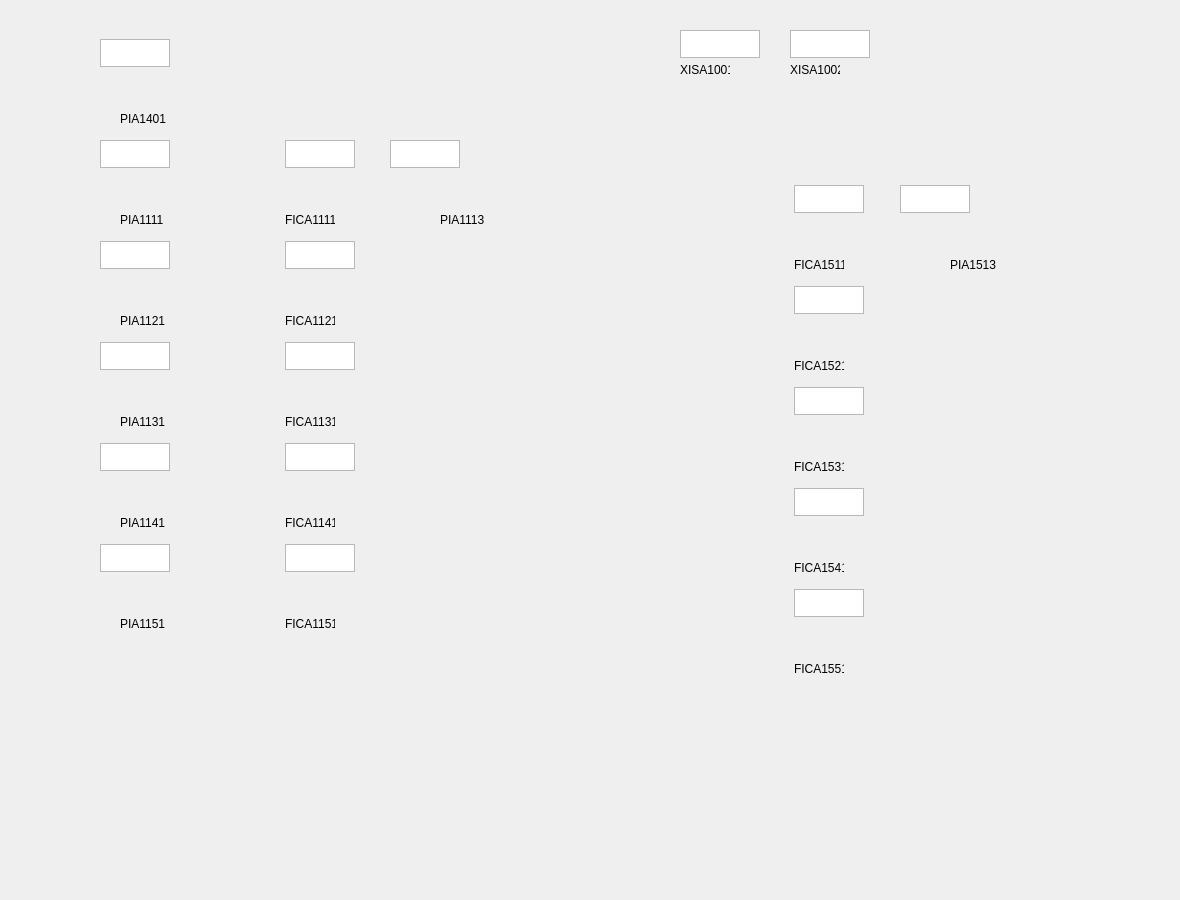
<?xml version="1.0" encoding="UTF-8"?>
<ui version="4.0">
 <class>FormGasFeed</class>
 <widget class="QWidget" name="FormGasFeed">
  <property name="geometry">
   <rect>
    <x>0</x>
    <y>0</y>
    <width>1180</width>
    <height>900</height>
   </rect>
  </property>
  <property name="windowTitle">
   <string>Form</string>
  </property>
  <property name="autoFillBackground">
   <bool>true</bool>
  </property>
  <property name="styleSheet">
   <string notr="true"/>
  </property>
  <widget class="QTextEdit" name="textEdit_FICA1111">
   <property name="geometry">
    <rect>
     <x>285</x>
     <y>140</y>
     <width>70</width>
     <height>28</height>
    </rect>
   </property>
   <property name="font">
    <font>
     <family>Tahoma</family>
     <pointsize>11</pointsize>
    </font>
   </property>
   <property name="readOnly">
    <bool>true</bool>
   </property>
   <property name="acceptRichText">
    <bool>true</bool>
   </property>
  </widget>
  <widget class="QLabel" name="label_background">
   <property name="geometry">
    <rect>
     <x>0</x>
     <y>0</y>
     <width>1180</width>
     <height>900</height>
    </rect>
   </property>
   <property name="cursor">
    <cursorShape>ArrowCursor</cursorShape>
   </property>
   <property name="contextMenuPolicy">
    <enum>Qt::NoContextMenu</enum>
   </property>
   <property name="autoFillBackground">
    <bool>true</bool>
   </property>
   <property name="pixmap">
    <pixmap resource="res.qrc">:/ui_ctrls/Res/layout1.png</pixmap>
   </property>
   <property name="alignment">
    <set>Qt::AlignLeading|Qt::AlignLeft|Qt::AlignTop</set>
   </property>
  </widget>
  <widget class="QLabel" name="label_FICA1111">
   <property name="geometry">
    <rect>
     <x>285</x>
     <y>174</y>
     <width>36</width>
     <height>38</height>
    </rect>
   </property>
   <property name="cursor">
    <cursorShape>PointingHandCursor</cursorShape>
   </property>
   <property name="text">
    <string/>
   </property>
   <property name="pixmap">
    <pixmap resource="res.qrc">:/ui_ctrls/UICtrls/Res/mfc.png</pixmap>
   </property>
  </widget>
  <widget class="QLabel" name="txt_label_FICA1111">
   <property name="geometry">
    <rect>
     <x>285</x>
     <y>210</y>
     <width>50</width>
     <height>20</height>
    </rect>
   </property>
   <property name="cursor">
    <cursorShape>ArrowCursor</cursorShape>
   </property>
   <property name="toolTip">
    <string>固定床H2质量流量控制器</string>
   </property>
   <property name="text">
    <string>FICA1111</string>
   </property>
  </widget>
  <widget class="QTextEdit" name="textEdit_FICA1121">
   <property name="geometry">
    <rect>
     <x>285</x>
     <y>241</y>
     <width>70</width>
     <height>28</height>
    </rect>
   </property>
   <property name="font">
    <font>
     <family>Tahoma</family>
     <pointsize>11</pointsize>
    </font>
   </property>
   <property name="readOnly">
    <bool>true</bool>
   </property>
   <property name="acceptRichText">
    <bool>true</bool>
   </property>
  </widget>
  <widget class="QLabel" name="label_FICA1121">
   <property name="geometry">
    <rect>
     <x>285</x>
     <y>275</y>
     <width>36</width>
     <height>38</height>
    </rect>
   </property>
   <property name="cursor">
    <cursorShape>PointingHandCursor</cursorShape>
   </property>
   <property name="text">
    <string/>
   </property>
   <property name="pixmap">
    <pixmap resource="res.qrc">:/ui_ctrls/UICtrls/Res/mfc.png</pixmap>
   </property>
  </widget>
  <widget class="QLabel" name="label_FICA1131">
   <property name="geometry">
    <rect>
     <x>286</x>
     <y>376</y>
     <width>36</width>
     <height>38</height>
    </rect>
   </property>
   <property name="cursor">
    <cursorShape>PointingHandCursor</cursorShape>
   </property>
   <property name="text">
    <string/>
   </property>
   <property name="pixmap">
    <pixmap resource="res.qrc">:/ui_ctrls/UICtrls/Res/mfc.png</pixmap>
   </property>
  </widget>
  <widget class="QLabel" name="label_FICA1141">
   <property name="geometry">
    <rect>
     <x>286</x>
     <y>477</y>
     <width>36</width>
     <height>38</height>
    </rect>
   </property>
   <property name="cursor">
    <cursorShape>PointingHandCursor</cursorShape>
   </property>
   <property name="text">
    <string/>
   </property>
   <property name="pixmap">
    <pixmap resource="res.qrc">:/ui_ctrls/UICtrls/Res/mfc.png</pixmap>
   </property>
  </widget>
  <widget class="QLabel" name="label_FICA1151">
   <property name="geometry">
    <rect>
     <x>286</x>
     <y>578</y>
     <width>36</width>
     <height>38</height>
    </rect>
   </property>
   <property name="cursor">
    <cursorShape>PointingHandCursor</cursorShape>
   </property>
   <property name="text">
    <string/>
   </property>
   <property name="pixmap">
    <pixmap resource="res.qrc">:/ui_ctrls/UICtrls/Res/mfc.png</pixmap>
   </property>
  </widget>
  <widget class="QTextEdit" name="textEdit_FICA1131">
   <property name="geometry">
    <rect>
     <x>285</x>
     <y>342</y>
     <width>70</width>
     <height>28</height>
    </rect>
   </property>
   <property name="font">
    <font>
     <family>Tahoma</family>
     <pointsize>11</pointsize>
    </font>
   </property>
   <property name="readOnly">
    <bool>true</bool>
   </property>
   <property name="acceptRichText">
    <bool>true</bool>
   </property>
  </widget>
  <widget class="QTextEdit" name="textEdit_FICA1141">
   <property name="geometry">
    <rect>
     <x>285</x>
     <y>443</y>
     <width>70</width>
     <height>28</height>
    </rect>
   </property>
   <property name="font">
    <font>
     <family>Tahoma</family>
     <pointsize>11</pointsize>
    </font>
   </property>
   <property name="readOnly">
    <bool>true</bool>
   </property>
   <property name="acceptRichText">
    <bool>true</bool>
   </property>
  </widget>
  <widget class="QTextEdit" name="textEdit_FICA1151">
   <property name="geometry">
    <rect>
     <x>285</x>
     <y>544</y>
     <width>70</width>
     <height>28</height>
    </rect>
   </property>
   <property name="font">
    <font>
     <family>Tahoma</family>
     <pointsize>11</pointsize>
    </font>
   </property>
   <property name="readOnly">
    <bool>true</bool>
   </property>
   <property name="acceptRichText">
    <bool>true</bool>
   </property>
  </widget>
  <widget class="QLabel" name="txt_label_FICA1121">
   <property name="geometry">
    <rect>
     <x>285</x>
     <y>311</y>
     <width>50</width>
     <height>20</height>
    </rect>
   </property>
   <property name="cursor">
    <cursorShape>ArrowCursor</cursorShape>
   </property>
   <property name="toolTip">
    <string>固定床CO质量流量控制器</string>
   </property>
   <property name="text">
    <string>FICA1121</string>
   </property>
  </widget>
  <widget class="QLabel" name="txt_label_FICA1131">
   <property name="geometry">
    <rect>
     <x>285</x>
     <y>412</y>
     <width>50</width>
     <height>20</height>
    </rect>
   </property>
   <property name="cursor">
    <cursorShape>ArrowCursor</cursorShape>
   </property>
   <property name="toolTip">
    <string>固定床N2质量流量控制器</string>
   </property>
   <property name="text">
    <string>FICA1131</string>
   </property>
  </widget>
  <widget class="QLabel" name="txt_label_FICA1141">
   <property name="geometry">
    <rect>
     <x>285</x>
     <y>513</y>
     <width>50</width>
     <height>20</height>
    </rect>
   </property>
   <property name="cursor">
    <cursorShape>ArrowCursor</cursorShape>
   </property>
   <property name="toolTip">
    <string>固定床CO2质量流量控制器</string>
   </property>
   <property name="text">
    <string>FICA1141</string>
   </property>
  </widget>
  <widget class="QLabel" name="txt_label_FICA1151">
   <property name="geometry">
    <rect>
     <x>285</x>
     <y>614</y>
     <width>50</width>
     <height>20</height>
    </rect>
   </property>
   <property name="cursor">
    <cursorShape>ArrowCursor</cursorShape>
   </property>
   <property name="toolTip">
    <string>固定床C2H4质量流量控制器</string>
   </property>
   <property name="text">
    <string>FICA1151</string>
   </property>
  </widget>
  <widget class="QLabel" name="label_FICA1511">
   <property name="geometry">
    <rect>
     <x>794</x>
     <y>219</y>
     <width>36</width>
     <height>38</height>
    </rect>
   </property>
   <property name="cursor">
    <cursorShape>PointingHandCursor</cursorShape>
   </property>
   <property name="text">
    <string/>
   </property>
   <property name="pixmap">
    <pixmap resource="res.qrc">:/ui_ctrls/UICtrls/Res/mfc.png</pixmap>
   </property>
  </widget>
  <widget class="QLabel" name="label_FICA1521">
   <property name="geometry">
    <rect>
     <x>794</x>
     <y>320</y>
     <width>36</width>
     <height>38</height>
    </rect>
   </property>
   <property name="cursor">
    <cursorShape>PointingHandCursor</cursorShape>
   </property>
   <property name="text">
    <string/>
   </property>
   <property name="pixmap">
    <pixmap resource="res.qrc">:/ui_ctrls/UICtrls/Res/mfc.png</pixmap>
   </property>
  </widget>
  <widget class="QLabel" name="label_FICA1531">
   <property name="geometry">
    <rect>
     <x>795</x>
     <y>421</y>
     <width>36</width>
     <height>38</height>
    </rect>
   </property>
   <property name="cursor">
    <cursorShape>PointingHandCursor</cursorShape>
   </property>
   <property name="text">
    <string/>
   </property>
   <property name="pixmap">
    <pixmap resource="res.qrc">:/ui_ctrls/UICtrls/Res/mfc.png</pixmap>
   </property>
  </widget>
  <widget class="QLabel" name="label_FICA1541">
   <property name="geometry">
    <rect>
     <x>795</x>
     <y>522</y>
     <width>36</width>
     <height>38</height>
    </rect>
   </property>
   <property name="cursor">
    <cursorShape>PointingHandCursor</cursorShape>
   </property>
   <property name="text">
    <string/>
   </property>
   <property name="pixmap">
    <pixmap resource="res.qrc">:/ui_ctrls/UICtrls/Res/mfc.png</pixmap>
   </property>
  </widget>
  <widget class="QLabel" name="label_FICA1551">
   <property name="geometry">
    <rect>
     <x>795</x>
     <y>623</y>
     <width>36</width>
     <height>38</height>
    </rect>
   </property>
   <property name="cursor">
    <cursorShape>PointingHandCursor</cursorShape>
   </property>
   <property name="text">
    <string/>
   </property>
   <property name="pixmap">
    <pixmap resource="res.qrc">:/ui_ctrls/UICtrls/Res/mfc.png</pixmap>
   </property>
  </widget>
  <widget class="QTextEdit" name="textEdit_FICA1511">
   <property name="geometry">
    <rect>
     <x>794</x>
     <y>185</y>
     <width>70</width>
     <height>28</height>
    </rect>
   </property>
   <property name="font">
    <font>
     <family>Tahoma</family>
     <pointsize>11</pointsize>
    </font>
   </property>
   <property name="readOnly">
    <bool>true</bool>
   </property>
   <property name="acceptRichText">
    <bool>true</bool>
   </property>
  </widget>
  <widget class="QTextEdit" name="textEdit_FICA1521">
   <property name="geometry">
    <rect>
     <x>794</x>
     <y>286</y>
     <width>70</width>
     <height>28</height>
    </rect>
   </property>
   <property name="font">
    <font>
     <family>Tahoma</family>
     <pointsize>11</pointsize>
    </font>
   </property>
   <property name="readOnly">
    <bool>true</bool>
   </property>
   <property name="acceptRichText">
    <bool>true</bool>
   </property>
  </widget>
  <widget class="QTextEdit" name="textEdit_FICA1531">
   <property name="geometry">
    <rect>
     <x>794</x>
     <y>387</y>
     <width>70</width>
     <height>28</height>
    </rect>
   </property>
   <property name="font">
    <font>
     <family>Tahoma</family>
     <pointsize>11</pointsize>
    </font>
   </property>
   <property name="readOnly">
    <bool>true</bool>
   </property>
   <property name="acceptRichText">
    <bool>true</bool>
   </property>
  </widget>
  <widget class="QTextEdit" name="textEdit_FICA1541">
   <property name="geometry">
    <rect>
     <x>794</x>
     <y>488</y>
     <width>70</width>
     <height>28</height>
    </rect>
   </property>
   <property name="font">
    <font>
     <family>Tahoma</family>
     <pointsize>11</pointsize>
    </font>
   </property>
   <property name="readOnly">
    <bool>true</bool>
   </property>
   <property name="acceptRichText">
    <bool>true</bool>
   </property>
  </widget>
  <widget class="QTextEdit" name="textEdit_FICA1551">
   <property name="geometry">
    <rect>
     <x>794</x>
     <y>589</y>
     <width>70</width>
     <height>28</height>
    </rect>
   </property>
   <property name="font">
    <font>
     <family>Tahoma</family>
     <pointsize>11</pointsize>
    </font>
   </property>
   <property name="readOnly">
    <bool>true</bool>
   </property>
   <property name="acceptRichText">
    <bool>true</bool>
   </property>
  </widget>
  <widget class="QLabel" name="txt_label_FICA1511">
   <property name="geometry">
    <rect>
     <x>794</x>
     <y>255</y>
     <width>50</width>
     <height>20</height>
    </rect>
   </property>
   <property name="cursor">
    <cursorShape>ArrowCursor</cursorShape>
   </property>
   <property name="toolTip">
    <string>釜H2质量流量控制器</string>
   </property>
   <property name="text">
    <string>FICA1511</string>
   </property>
  </widget>
  <widget class="QLabel" name="txt_label_FICA1521">
   <property name="geometry">
    <rect>
     <x>794</x>
     <y>356</y>
     <width>50</width>
     <height>20</height>
    </rect>
   </property>
   <property name="cursor">
    <cursorShape>ArrowCursor</cursorShape>
   </property>
   <property name="toolTip">
    <string>釜CO质量流量控制器</string>
   </property>
   <property name="text">
    <string>FICA1521</string>
   </property>
  </widget>
  <widget class="QLabel" name="txt_label_FICA1531">
   <property name="geometry">
    <rect>
     <x>794</x>
     <y>457</y>
     <width>50</width>
     <height>20</height>
    </rect>
   </property>
   <property name="cursor">
    <cursorShape>ArrowCursor</cursorShape>
   </property>
   <property name="toolTip">
    <string>釜N2质量流量控制器</string>
   </property>
   <property name="text">
    <string>FICA1531</string>
   </property>
  </widget>
  <widget class="QLabel" name="txt_label_FICA1541">
   <property name="geometry">
    <rect>
     <x>794</x>
     <y>558</y>
     <width>50</width>
     <height>20</height>
    </rect>
   </property>
   <property name="cursor">
    <cursorShape>ArrowCursor</cursorShape>
   </property>
   <property name="toolTip">
    <string>釜CO2质量流量控制器</string>
   </property>
   <property name="text">
    <string>FICA1541</string>
   </property>
  </widget>
  <widget class="QLabel" name="txt_label_FICA1551">
   <property name="geometry">
    <rect>
     <x>794</x>
     <y>659</y>
     <width>50</width>
     <height>20</height>
    </rect>
   </property>
   <property name="cursor">
    <cursorShape>ArrowCursor</cursorShape>
   </property>
   <property name="toolTip">
    <string>釜C2H4质量流量控制器</string>
   </property>
   <property name="text">
    <string>FICA1551</string>
   </property>
  </widget>
  <widget class="QTextEdit" name="textEdit_PIA1111">
   <property name="geometry">
    <rect>
     <x>100</x>
     <y>140</y>
     <width>70</width>
     <height>28</height>
    </rect>
   </property>
   <property name="font">
    <font>
     <family>Tahoma</family>
     <pointsize>11</pointsize>
    </font>
   </property>
   <property name="readOnly">
    <bool>true</bool>
   </property>
   <property name="acceptRichText">
    <bool>true</bool>
   </property>
  </widget>
  <widget class="QTextEdit" name="textEdit_PIA1121">
   <property name="geometry">
    <rect>
     <x>100</x>
     <y>241</y>
     <width>70</width>
     <height>28</height>
    </rect>
   </property>
   <property name="font">
    <font>
     <family>Tahoma</family>
     <pointsize>11</pointsize>
    </font>
   </property>
   <property name="readOnly">
    <bool>true</bool>
   </property>
   <property name="acceptRichText">
    <bool>true</bool>
   </property>
  </widget>
  <widget class="QTextEdit" name="textEdit_PIA1131">
   <property name="geometry">
    <rect>
     <x>100</x>
     <y>342</y>
     <width>70</width>
     <height>28</height>
    </rect>
   </property>
   <property name="font">
    <font>
     <family>Tahoma</family>
     <pointsize>11</pointsize>
    </font>
   </property>
   <property name="readOnly">
    <bool>true</bool>
   </property>
   <property name="acceptRichText">
    <bool>true</bool>
   </property>
  </widget>
  <widget class="QTextEdit" name="textEdit_PIA1141">
   <property name="geometry">
    <rect>
     <x>100</x>
     <y>443</y>
     <width>70</width>
     <height>28</height>
    </rect>
   </property>
   <property name="font">
    <font>
     <family>Tahoma</family>
     <pointsize>11</pointsize>
    </font>
   </property>
   <property name="readOnly">
    <bool>true</bool>
   </property>
   <property name="acceptRichText">
    <bool>true</bool>
   </property>
  </widget>
  <widget class="QTextEdit" name="textEdit_PIA1151">
   <property name="geometry">
    <rect>
     <x>100</x>
     <y>544</y>
     <width>70</width>
     <height>28</height>
    </rect>
   </property>
   <property name="font">
    <font>
     <family>Tahoma</family>
     <pointsize>11</pointsize>
    </font>
   </property>
   <property name="readOnly">
    <bool>true</bool>
   </property>
   <property name="acceptRichText">
    <bool>true</bool>
   </property>
  </widget>
  <widget class="QLabel" name="txt_label_PIA1111">
   <property name="geometry">
    <rect>
     <x>120</x>
     <y>210</y>
     <width>50</width>
     <height>20</height>
    </rect>
   </property>
   <property name="cursor">
    <cursorShape>ArrowCursor</cursorShape>
   </property>
   <property name="toolTip">
    <string>H2气源压力</string>
   </property>
   <property name="text">
    <string>PIA1111</string>
   </property>
  </widget>
  <widget class="QLabel" name="txt_label_PIA1121">
   <property name="geometry">
    <rect>
     <x>120</x>
     <y>311</y>
     <width>50</width>
     <height>20</height>
    </rect>
   </property>
   <property name="cursor">
    <cursorShape>ArrowCursor</cursorShape>
   </property>
   <property name="toolTip">
    <string>CO气源压力</string>
   </property>
   <property name="text">
    <string>PIA1121</string>
   </property>
  </widget>
  <widget class="QLabel" name="txt_label_PIA1131">
   <property name="geometry">
    <rect>
     <x>120</x>
     <y>412</y>
     <width>50</width>
     <height>20</height>
    </rect>
   </property>
   <property name="cursor">
    <cursorShape>ArrowCursor</cursorShape>
   </property>
   <property name="toolTip">
    <string>N2气源压力</string>
   </property>
   <property name="text">
    <string>PIA1131</string>
   </property>
  </widget>
  <widget class="QLabel" name="txt_label_PIA1141">
   <property name="geometry">
    <rect>
     <x>120</x>
     <y>513</y>
     <width>50</width>
     <height>20</height>
    </rect>
   </property>
   <property name="cursor">
    <cursorShape>ArrowCursor</cursorShape>
   </property>
   <property name="toolTip">
    <string>CO2气源压力</string>
   </property>
   <property name="text">
    <string>PIA1141</string>
   </property>
  </widget>
  <widget class="QLabel" name="txt_label_PIA1151">
   <property name="geometry">
    <rect>
     <x>120</x>
     <y>614</y>
     <width>50</width>
     <height>20</height>
    </rect>
   </property>
   <property name="cursor">
    <cursorShape>ArrowCursor</cursorShape>
   </property>
   <property name="toolTip">
    <string>C2H4气源压力</string>
   </property>
   <property name="text">
    <string>PIA1151</string>
   </property>
  </widget>
  <widget class="QTextEdit" name="textEdit_PIA1401">
   <property name="geometry">
    <rect>
     <x>100</x>
     <y>39</y>
     <width>70</width>
     <height>28</height>
    </rect>
   </property>
   <property name="font">
    <font>
     <family>Tahoma</family>
     <pointsize>11</pointsize>
    </font>
   </property>
   <property name="readOnly">
    <bool>true</bool>
   </property>
   <property name="acceptRichText">
    <bool>true</bool>
   </property>
  </widget>
  <widget class="QLabel" name="txt_label_PIA1401">
   <property name="geometry">
    <rect>
     <x>120</x>
     <y>109</y>
     <width>50</width>
     <height>20</height>
    </rect>
   </property>
   <property name="cursor">
    <cursorShape>ArrowCursor</cursorShape>
   </property>
   <property name="toolTip">
    <string>仪表气源压力</string>
   </property>
   <property name="text">
    <string>PIA1401</string>
   </property>
  </widget>
  <widget class="QTextEdit" name="textEdit_PIA1113">
   <property name="geometry">
    <rect>
     <x>390</x>
     <y>140</y>
     <width>70</width>
     <height>28</height>
    </rect>
   </property>
   <property name="font">
    <font>
     <family>Tahoma</family>
     <pointsize>11</pointsize>
    </font>
   </property>
   <property name="readOnly">
    <bool>true</bool>
   </property>
   <property name="acceptRichText">
    <bool>true</bool>
   </property>
  </widget>
  <widget class="QLabel" name="txt_label_PIA1113">
   <property name="geometry">
    <rect>
     <x>440</x>
     <y>210</y>
     <width>50</width>
     <height>20</height>
    </rect>
   </property>
   <property name="cursor">
    <cursorShape>ArrowCursor</cursorShape>
   </property>
   <property name="toolTip">
    <string>固定床前端压力</string>
   </property>
   <property name="text">
    <string>PIA1113</string>
   </property>
  </widget>
  <widget class="QTextEdit" name="textEdit_PIA1513">
   <property name="geometry">
    <rect>
     <x>900</x>
     <y>185</y>
     <width>70</width>
     <height>28</height>
    </rect>
   </property>
   <property name="font">
    <font>
     <family>Tahoma</family>
     <pointsize>11</pointsize>
    </font>
   </property>
   <property name="readOnly">
    <bool>true</bool>
   </property>
   <property name="acceptRichText">
    <bool>true</bool>
   </property>
  </widget>
  <widget class="QLabel" name="txt_label_PIA1513">
   <property name="geometry">
    <rect>
     <x>950</x>
     <y>255</y>
     <width>50</width>
     <height>20</height>
    </rect>
   </property>
   <property name="cursor">
    <cursorShape>ArrowCursor</cursorShape>
   </property>
   <property name="toolTip">
    <string>反应釜前端压力</string>
   </property>
   <property name="text">
    <string>PIA1513</string>
   </property>
  </widget>
  <widget class="QTextEdit" name="textEdit_XISA1001">
   <property name="geometry">
    <rect>
     <x>680</x>
     <y>30</y>
     <width>80</width>
     <height>28</height>
    </rect>
   </property>
   <property name="font">
    <font>
     <family>Tahoma</family>
     <pointsize>11</pointsize>
    </font>
   </property>
   <property name="readOnly">
    <bool>true</bool>
   </property>
   <property name="acceptRichText">
    <bool>true</bool>
   </property>
  </widget>
  <widget class="QTextEdit" name="textEdit_XISA1002">
   <property name="geometry">
    <rect>
     <x>790</x>
     <y>30</y>
     <width>80</width>
     <height>28</height>
    </rect>
   </property>
   <property name="font">
    <font>
     <family>Tahoma</family>
     <pointsize>11</pointsize>
    </font>
   </property>
   <property name="readOnly">
    <bool>true</bool>
   </property>
   <property name="acceptRichText">
    <bool>true</bool>
   </property>
  </widget>
  <widget class="QLabel" name="txt_label_XISA1001">
   <property name="geometry">
    <rect>
     <x>680</x>
     <y>60</y>
     <width>50</width>
     <height>20</height>
    </rect>
   </property>
   <property name="cursor">
    <cursorShape>ArrowCursor</cursorShape>
   </property>
   <property name="toolTip">
    <string>H2</string>
   </property>
   <property name="text">
    <string>XISA1001</string>
   </property>
  </widget>
  <widget class="QLabel" name="txt_label_XISA1002">
   <property name="geometry">
    <rect>
     <x>790</x>
     <y>60</y>
     <width>50</width>
     <height>20</height>
    </rect>
   </property>
   <property name="cursor">
    <cursorShape>ArrowCursor</cursorShape>
   </property>
   <property name="toolTip">
    <string>CO</string>
   </property>
   <property name="text">
    <string>XISA1002</string>
   </property>
  </widget>
  <zorder>label_background</zorder>
  <zorder>textEdit_FICA1111</zorder>
  <zorder>label_FICA1111</zorder>
  <zorder>txt_label_FICA1111</zorder>
  <zorder>textEdit_FICA1121</zorder>
  <zorder>label_FICA1121</zorder>
  <zorder>label_FICA1131</zorder>
  <zorder>label_FICA1141</zorder>
  <zorder>label_FICA1151</zorder>
  <zorder>textEdit_FICA1131</zorder>
  <zorder>textEdit_FICA1141</zorder>
  <zorder>textEdit_FICA1151</zorder>
  <zorder>txt_label_FICA1121</zorder>
  <zorder>txt_label_FICA1131</zorder>
  <zorder>txt_label_FICA1141</zorder>
  <zorder>txt_label_FICA1151</zorder>
  <zorder>label_FICA1511</zorder>
  <zorder>label_FICA1521</zorder>
  <zorder>label_FICA1531</zorder>
  <zorder>label_FICA1541</zorder>
  <zorder>label_FICA1551</zorder>
  <zorder>textEdit_FICA1511</zorder>
  <zorder>textEdit_FICA1521</zorder>
  <zorder>textEdit_FICA1531</zorder>
  <zorder>textEdit_FICA1541</zorder>
  <zorder>textEdit_FICA1551</zorder>
  <zorder>txt_label_FICA1511</zorder>
  <zorder>txt_label_FICA1521</zorder>
  <zorder>txt_label_FICA1531</zorder>
  <zorder>txt_label_FICA1541</zorder>
  <zorder>txt_label_FICA1551</zorder>
  <zorder>textEdit_PIA1111</zorder>
  <zorder>textEdit_PIA1121</zorder>
  <zorder>textEdit_PIA1131</zorder>
  <zorder>textEdit_PIA1141</zorder>
  <zorder>textEdit_PIA1151</zorder>
  <zorder>txt_label_PIA1111</zorder>
  <zorder>txt_label_PIA1121</zorder>
  <zorder>txt_label_PIA1131</zorder>
  <zorder>txt_label_PIA1141</zorder>
  <zorder>txt_label_PIA1151</zorder>
  <zorder>textEdit_PIA1401</zorder>
  <zorder>txt_label_PIA1401</zorder>
  <zorder>textEdit_PIA1113</zorder>
  <zorder>txt_label_PIA1113</zorder>
  <zorder>textEdit_PIA1513</zorder>
  <zorder>txt_label_PIA1513</zorder>
  <zorder>textEdit_XISA1001</zorder>
  <zorder>textEdit_XISA1002</zorder>
  <zorder>txt_label_XISA1001</zorder>
  <zorder>txt_label_XISA1002</zorder>
 </widget>
 <resources>
  <include location="res.qrc"/>
 </resources>
 <connections/>
</ui>
